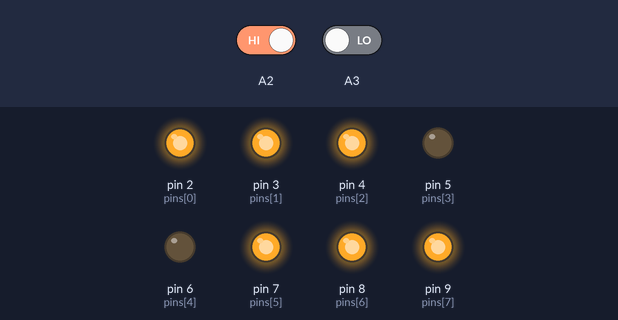
Recording of a sketch running on a simulated Arduino Uno, built with avr-gcc and run on an emulated ATmega328P. Parts: output pins drawn as LEDs (lit = HIGH). Dashed ring = blinking. The test bench sets the inputs (shaded band); at power-on: A2 HIGH, A3 LOW.

Above: at 1.6 s.
1.7 s: A2 driven LOW
At 2.6 s:
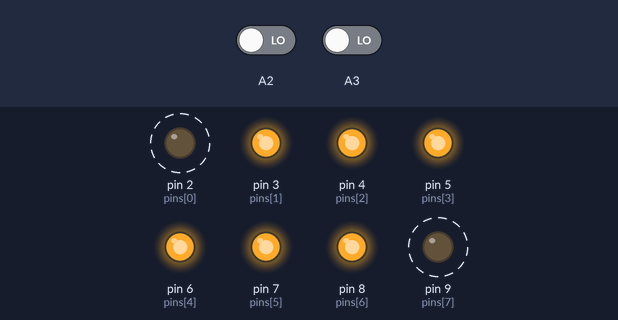
4.7 s: A3 driven HIGH
At 6.2 s:
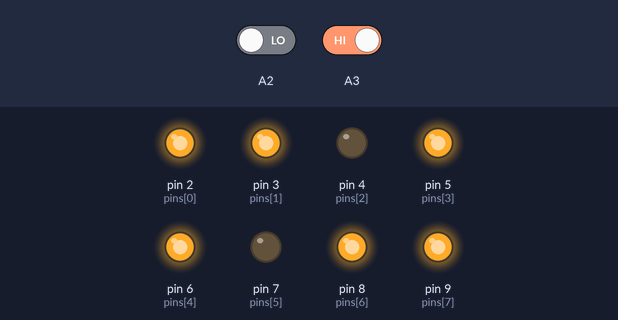
6.3 s: A3 driven LOW
At 8.3 s:
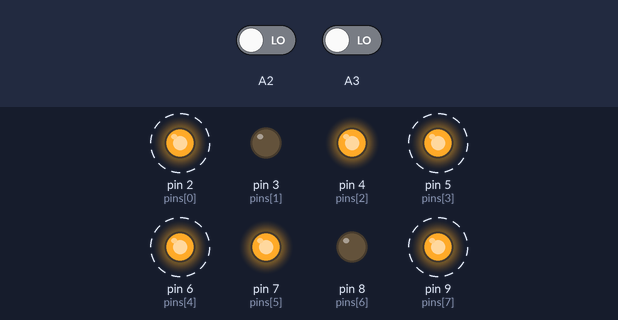
Timing chart, 0 to 15.3 s (numbered marks = the images above; inputs shaded):
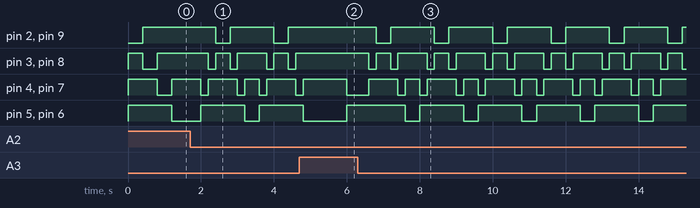

Measured:
- after the input at 4.7 s, pin 2 (pins[0]), pin 9 (pins[7]): stays HIGH (without the input it goes to LOW after 0.90 s); pin 3 (pins[1]), pin 8 (pins[6]): stops changing and stays HIGH
- after the input at 6.3 s, pin 2 (pins[0]), pin 9 (pins[7]): alternates HIGH for 1.2 s and LOW for 0.40 s, starting after 0.50 s
- by itself, pin 2 (pins[0]), pin 5 (pins[3]), pin 6 (pins[4]), pin 9 (pins[7]): alternates HIGH for 1.2 s and LOW for 0.40 s
- by itself, pin 4 (pins[2]), pin 7 (pins[5]): repeats every 1.6 s: LOW 0.20 s, HIGH 0.40 s, LOW 0.20 s, HIGH 0.80 s

The sketch:

had_proti.ino
```cpp
int pins[] = {2, 3, 4, 5, 6, 7, 8, 9};
unsigned static int pins_l = 8;
unsigned static int p0, p1 = 1;
unsigned int dir0 = 1;
unsigned int dir1 = 0;
int pos0 = 0;
int pos1 = pins_l -1;

void setup()
{
	for (int i = 0; i < 8; i++)
	{
		pinMode(pins[i], OUTPUT);
		digitalWrite(pins[i], HIGH);
	}
	digitalWrite(pins[pos0], LOW);
	digitalWrite(pins[pos1], LOW);
	pinMode(A2, INPUT);
	pinMode(A3, INPUT);

}

int getDelay()
{
	p0 = digitalRead(A2);
	p1 = digitalRead(A3);

	if(!p0 && !p1) return 200;
	if(p0 && !p1) return 400;
	if(!p0 && p1) return 600;
	if(p0 && p1) return 800;

}

void loop()
{

	if (dir0)
	{
		if (pos0 > 0)
		{
			digitalWrite(pins[pos0], LOW);
			digitalWrite(pins[pos0-1], HIGH);

			digitalWrite(pins[7-pos0], LOW);
			digitalWrite(pins[7-pos0+1], HIGH);
		}
		if (pos0++ == 3) dir0 = 0;
	}
	else
	{
		if (pos0 < 4)
		{
			digitalWrite(pins[pos0], HIGH);
			digitalWrite(pins[pos0-1], LOW);

			digitalWrite(pins[7-pos0], HIGH);
			digitalWrite(pins[7-pos0+1], LOW);
		}

		if (pos0-- == 1) dir0 = 1;
	}

	delay(getDelay());

}
```
